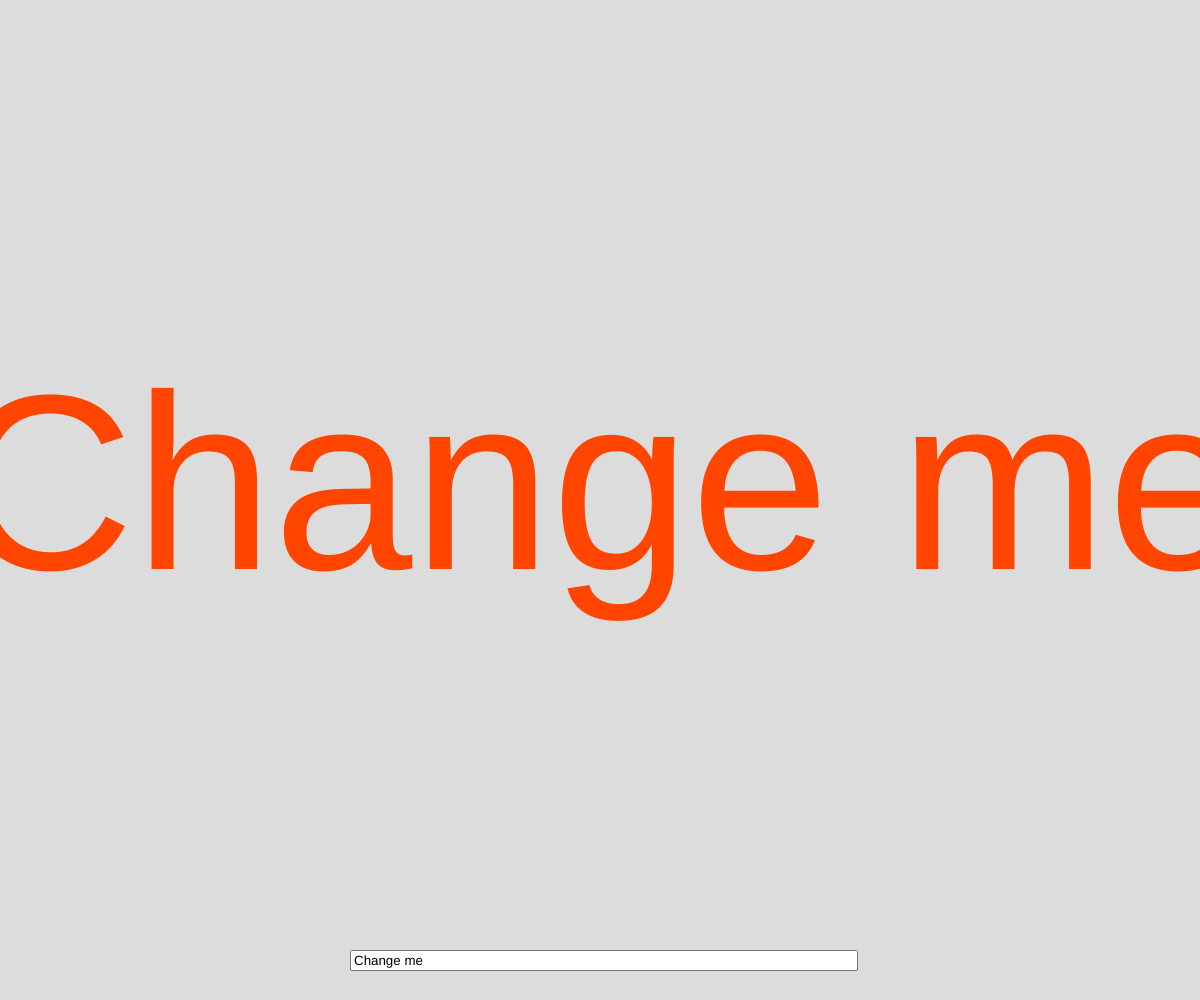
Frame 1 (no input)
Frame 60 (no input): identical to frame 1, image omitted
Frame 120 (the mouse pressed at the canvas centre since frame 60): identical to frame 1, image omitted

The p5.js sketch that drew this single still picture (run headless with seeded random() and noise() and a simulated clock; from frame 60 on, the mouse is pressed at the canvas centre):

// p5.js sketch
// ── sketch.js
// Make sure HTML input is not commented in index.html!
const HTMLTextInput = document.getElementById("textInput");

let p5TextInput;

function setup() {
  createCanvas(windowWidth, windowHeight);

  //setting up p5 text input
  p5TextInput = createInput("Change me", width, 100, 1);
  p5TextInput.position(width/2-250, height-50);
  p5TextInput.size(500);
  textSize(250);
  textAlign(CENTER, CENTER);
}

function draw() {
  
  background(220);
  fill("orangered");
  
  // useHTMLTextInput();
  useP5TextInput();

}

function useHTMLTextInput(){
  let value = HTMLTextInput.value
  text(value, width / 2, height / 2);

}

function useP5TextInput(){
  let val = p5TextInput.value();
  text(val, width / 2, height / 2);
}
